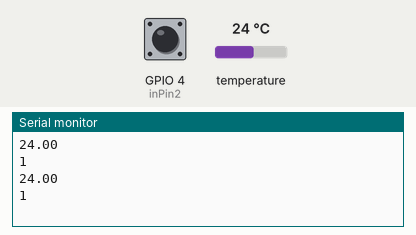
Bench run of a sketch on a simulated ESP8266 (NodeMCU). Parts: the last lines printed to the serial monitor. The test bench sets the inputs (shaded band); at power-on: temperature 24 °C, GPIO 4 (inPin2) HIGH.

Above: at 2.9 s.
3.0 s: temperature set to 12 °C
At 3.9 s:
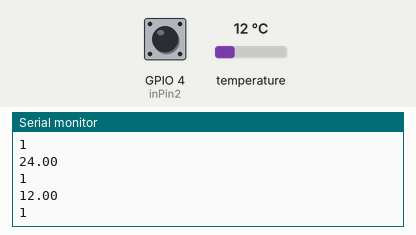
4.5 s: GPIO 4 (inPin2) pulled LOW for 1.3 s
At 5.9 s:
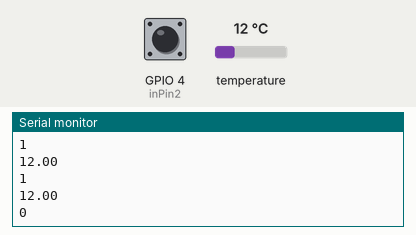
7.3 s: temperature set to 19 °C
At 8.9 s:
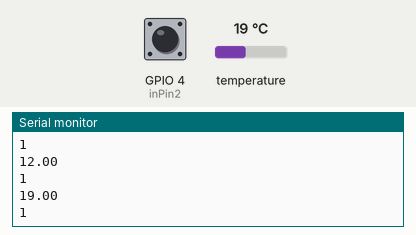
Timing chart, 0 to 10.4 s (numbered marks = the images above; inputs shaded):
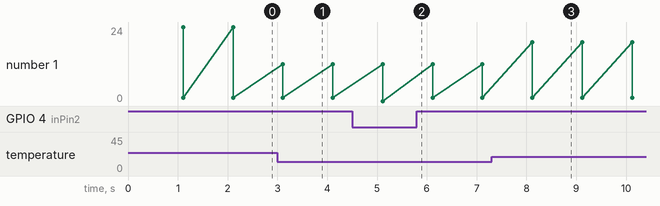

The sketch:

RCcarTempHallWebsocketTransmitter.ino
```cpp
#include <ESP8266WiFi.h>
//#include <PubSubClient.h>
#include <OneWire.h>
#include <DallasTemperature.h>

// Data wire is plugged into pin 2 on the Arduino
#define ONE_WIRE_BUS 5

// Setup a oneWire instance to communicate with any OneWire devices
// (not just Maxim/Dallas temperature ICs)
OneWire oneWire(ONE_WIRE_BUS);

DallasTemperature sensors(&oneWire);

// Update these with values suitable for your network.
//const char* ssid = "motoyarko";
//const char* password = "1q2w3e4r5t6y";
//const char* mqtt_server = "192.168.1.103";
//const char* mqtt_server_login = "motoyarko";
//const char* mqtt_server_password = "0675744496";
//WiFiClient espClient;
//PubSubClient client(espClient);
long lastMsg = 0;
float temp = 0;
int inPin = 5;
int inPin2 = 4;
int hallStatus = 0;


void setup()
{
  Serial.begin(115200);
//  setup_wifi();
//  client.setServer(mqtt_server, 1883);
  pinMode(inPin, INPUT);
  pinMode(inPin2, INPUT_PULLUP);
  sensors.begin();
}

void loop()
{


  long now = millis();
  if (now - lastMsg > 1000) {
    lastMsg = now;
    hallStatus = digitalRead(inPin2);
    sensors.setResolution(9);
    sensors.requestTemperatures(); // Send the command to get temperatures
    temp = sensors.getTempCByIndex(0);
    Serial.println(temp);
    Serial.println(hallStatus);


  }
}
```

Measured:
- after the input at 3.0 s, the serial monitor: prints a new line after 0.11 s (image 1)
- after the input at 4.5 s, the serial monitor: prints a new line after 0.61 s (image 2)
- after the input at 7.3 s, the serial monitor: prints a new line after 0.82 s (image 3)
